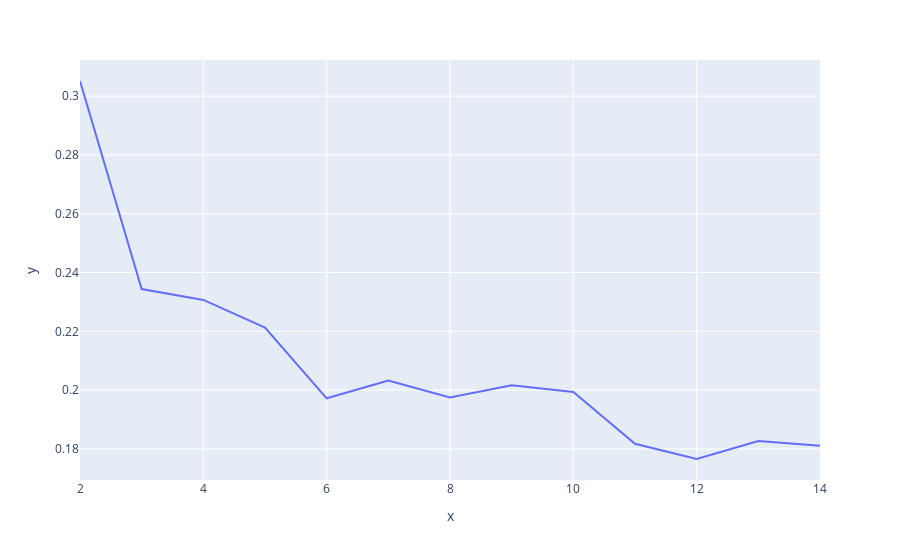

The cell this chart's notebook holds for it:
### Code cell
px.line(x=num_clusters,y=silhouette_scores)

### Figure 1 — Plotly figure (JSON) as saved in the notebook; plotly's stock layout.template omitted (floating-point values rounded to 4 significant figures)
{"data": [{"hovertemplate": "x=%{x}<br>y=%{y}<extra></extra>", "legendgroup": "", "line": {"color": "#636efa", "dash": "solid"}, "marker": {"symbol": "circle"}, "mode": "lines", "name": "", "orientation": "v", "showlegend": false, "type": "scatter", "x": [2, 3, 4, 5, 6, 7, 8, 9, 10, 11, 12, 13, 14], "xaxis": "x", "y": [0.3051, 0.2344, 0.2307, 0.2213, 0.1972, 0.2033, 0.1975, 0.2017, 0.1994, 0.1817, 0.1766, 0.1827, 0.1811], "yaxis": "y"}], "layout": {"legend": {"tracegroupgap": 0}, "margin": {"t": 60}, "xaxis": {"anchor": "y", "domain": [0, 1], "title": {"text": "x"}}, "yaxis": {"anchor": "x", "domain": [0, 1], "title": {"text": "y"}}}}
